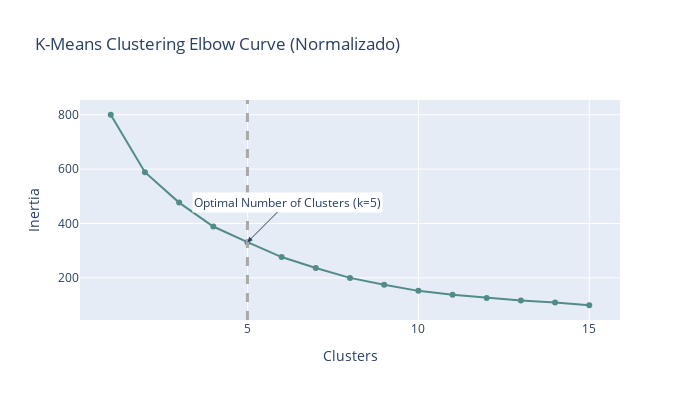

Notebook code cell kept with this figure:
### Code cell
# Metodo del Elbow para determinar el número óptimo de clusters
import plotly.express as px

k_means = []
for clust in range(1, 16):
    km = KMeans(n_clusters=clust, init='k-means++', random_state=42, n_init=10)
    km.fit(X_scaled)
    k_means.append(pd.Series({'Clusters': clust, 'Inertia': km.inertia_, 'model': km}))


plot_km = pd.concat(k_means, axis=1).T[['Clusters', 'Inertia']].set_index('Clusters')

# 6. Gráfico interactivo con Plotly
fig = px.line(plot_km, x=plot_km.index, y='Inertia', markers=True,
              title="K-Means Clustering Elbow Curve (Normalizado)")
fig.update_traces(line_color='#518C89')

# Línea y anotación para k=5
fig.add_vline(x=5, line_width=3, line_dash="dash", line_color="darkgrey")
fig.add_annotation(
    x=5, y=plot_km.loc[5, 'Inertia'],
    text="Optimal Number of Clusters (k=5)",
    showarrow=True,
    arrowhead=2,
    ax=40, ay=-40,
    bgcolor='white',
    font=dict(size=12)
)

fig.update_layout(width=700, height=400)
fig.show()

### Figure 1 — Plotly figure (JSON) as saved in the notebook; plotly's stock layout.template omitted (floating-point values rounded to 4 significant figures)
{"data": [{"hovertemplate": "Clusters=%{x}<br>Inertia=%{y}<extra></extra>", "legendgroup": "", "line": {"color": "#518C89", "dash": "solid"}, "marker": {"symbol": "circle"}, "mode": "markers+lines", "name": "", "orientation": "v", "showlegend": false, "type": "scatter", "x": [1, 2, 3, 4, 5, 6, 7, 8, 9, 10, 11, 12, 13, 14, 15], "xaxis": "x", "y": [800, 588.8, 476.8, 388.7, 331.3, 276.4, 236.2, 199.8, 174.2, 152.0, 137.5, 126.2, 117.0, 108.8, 99.1], "yaxis": "y"}], "layout": {"annotations": [{"arrowhead": 2, "ax": 40, "ay": -40, "bgcolor": "white", "font": {"size": 12}, "showarrow": true, "text": "Optimal Number of Clusters (k=5)", "x": 5, "y": 331.3}], "height": 400, "legend": {"tracegroupgap": 0}, "shapes": [{"line": {"color": "darkgrey", "dash": "dash", "width": 3}, "type": "line", "x0": 5, "x1": 5, "xref": "x", "y0": 0, "y1": 1, "yref": "y domain"}], "title": {"text": "K-Means Clustering Elbow Curve (Normalizado)"}, "width": 700, "xaxis": {"anchor": "y", "domain": [0, 1], "title": {"text": "Clusters"}}, "yaxis": {"anchor": "x", "domain": [0, 1], "title": {"text": "Inertia"}}}}
